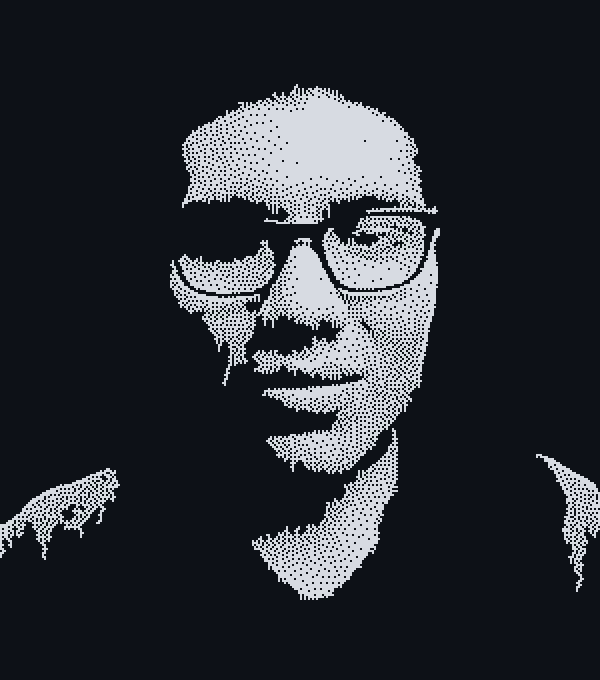

This chart was generated by the following Python code:
import numpy as np
from PIL import Image, ImageOps, ImageEnhance, ImageFilter, ImageDraw
import sys

GRID = (300, 340)

def dither_face(infile, crop_box, outpng):
    src = Image.open(infile).convert("RGBA")
    crop = src.crop(crop_box)
    # recorte al ratio del grid 300/340
    bx0, by0, bx1, by1 = crop_box
    cw, ch = bx1 - bx0, by1 - by0
    target = 300 / 340
    if cw / ch > target:
        nh = int(cw / target); y0 = max(0, by0 - (nh - ch) // 2)
        crop = src.crop((bx0, y0, bx1, min(src.size[1], y0 + nh)))
    else:
        nw = int(ch * target); x0 = max(0, bx0 - (nw - cw) // 2)
        crop = src.crop((x0, by0, min(src.size[0], x0 + nw), by1))
    print('crop final:', crop.size)
    crop = crop.resize(GRID, Image.Resampling.LANCZOS)

    alpha = np.asarray(crop)[..., 3]
    person = alpha > 40

    bg_img = Image.new("RGBA", crop.size, "black")
    bg_img.alpha_composite(crop)
    gray = ImageOps.grayscale(bg_img.convert("RGB"))
    prepd = ImageOps.autocontrast(gray, cutoff=1)
    prepd = ImageEnhance.Contrast(prepd).enhance(1.08)
    prepd = prepd.filter(ImageFilter.UnsharpMask(radius=1.4, percent=100, threshold=2))

    field = np.asarray(prepd).astype(np.float32) / 255.0
    field = field ** 0.80  # levanta sombras: la mitad en sombra existe
    # self-lit de lo oscuro: pelo/marco de gafas reciben dots tenues
    # (si no, el pelo negro se pierde contra el fondo del panel)
    with np.errstate(invalid='ignore'):
        yy = np.arange(field.shape[0])[:, None] / field.shape[0]
        hairzone = (yy < 0.20)
        dark_fill = np.where(person & (field < 0.38) & hairzone, 0.20 + field * 0.25, field)
    field = np.where(person, dark_fill, field)
    hh = field.shape[0]
    ramp = np.clip((hh - 4 - np.arange(hh)) / 40.0, 0, 1)
    field = field * ramp[:, None]
    field = np.clip(field + np.random.default_rng(7).normal(0, 0.010, field.shape), 0, 1)

    # floyd-steinberg serpentine (igual que generate.py)
    H, W_ = field.shape
    err = (field * 255.0).astype(np.float32)
    bits = np.zeros((H, W_), dtype=bool)
    for y in range(H):
        row = err[y]
        if y % 2 == 0:
            rng_i = range(W_); dn = 1
        else:
            rng_i = range(W_ - 1, -1, -1); dn = -1
        for x in rng_i:
            v = row[x]
            b = v >= 128
            bits[y, x] = b
            e = v - (255.0 if b else 0.0)
            if x + dn < W_ and x + dn >= 0: row[x + dn] += e * 7 / 16
            if y + 1 < H:
                nxt = err[y + 1]
                if x - dn < W_ and x - dn >= 0: nxt[x - dn] += e * 3 / 16
                nxt[x] += e * 5 / 16
                if x + dn < W_ and x + dn >= 0: nxt[x + dn] += e * 1 / 16
    active = bits & person

    # speckles fuera
    from scipy.ndimage import label as ndi_label
    lab, n = ndi_label(active)
    if n:
        sizes = np.bincount(lab.ravel()); sizes[0] = 0
        active = active & np.isin(lab, [int(np.argmax(sizes))] + [i for i in range(1, n + 1) if sizes[i] > 400])

    vis = np.full((H, W_, 3), 13, dtype=np.uint8)
    vis[..., 0] = 13; vis[..., 1] = 17; vis[..., 2] = 23
    vis[active] = (215, 219, 226)
    Image.fromarray(vis).resize((600, 680), Image.Resampling.NEAREST).save(outpng)
    print('dots:', int(active.sum()), '->', outpng)

dither_face('assets/source/face3_cut.png', (30, 40, 697, 780), 'probe_face3.png')
